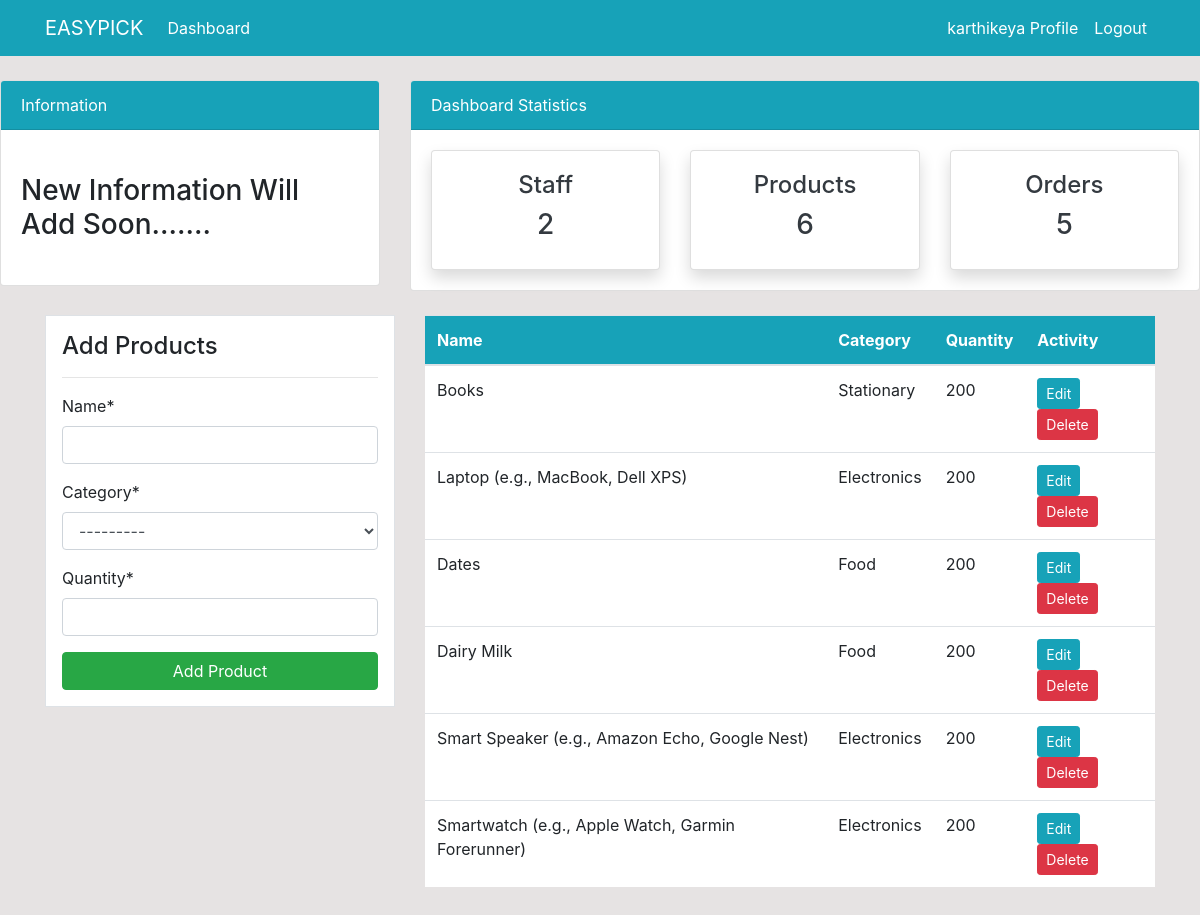
The app's page /product/ (signed in) with its own data.
### dashboard/models.py (models this page shows, shortened)
class Product(models.Model):
    name = models.CharField(max_length=100, null=True)
    quantity = models.PositiveIntegerField(null=True)
    category = models.CharField(max_length=20, choices=CATEGORY, null=True)
    class Meta:
        verbose_name_plural = 'Product'

### dashboard/views.py (the view)
# urls.py: path('product/',views.product, name='dashboard-product'),
@login_required
def product(request):
    items = Product.objects.all() # using ORM
    product_count = items.count()
    workers_count = User.objects.all().count()
    orders_count = Order.objects.all().count()
    if request.method == 'POST':
        form = ProductForm(request.POST)
        if form.is_valid():
            form.save()
            product_name = form.cleaned_data.get('name')
            messages.success(request, f'{product_name} has been added')
            return redirect('dashboard-product')
    else:
        form = ProductForm()
    context = {
        'items': items,
        'form': form,
        'workers_count': workers_count,
        'orders_count': orders_count,
        'product_count': product_count
    }
    return render(request, 'dashboard/product.html',context)

### dashboard/forms.py
class ProductForm(forms.ModelForm):
    class Meta:
        model = Product
        fields = ['name', 'category' ,'quantity']

### templates/dashboard/product.html (shortened to what this page needs)
{% extends 'partials/base.html' %}
{% load crispy_forms_tags %}
{% block content %}
{%  include 'partials/topside.html' %}
 <div class="container">
    <div class="row my-4">
        <div class="col-md-4">
            <div class="border bg-white p-3">
                <h4>Add Products</h4>
                <hr>
                <form method="POST">
                   {{ form|crispy }}
                    <input class="btn btn-success btn-block" type="submit" value="Add Product">
                </form>
            </div>
        </div>
        <div class="col-md-8">
            <table class="table bg-white">
                <thead class="bg-info">
                    <tr class="text-white">
                        <th scope="col">Name</th>
                        <th scope="col">Category</th>
                        <th scope="col">Quantity</th>
                        <th scope="col">Activity</th>
                    </tr>
                </thead>
                <tbody>
                    {% for item in items %}
                    <tr>
                        <td>{{ item.name}}</td>
                        <td>{{ item.category }}</td>
                        <td>{{ item.quantity }}</td>
                        <td>
                            <a class="btn btn-info btn-sm" href="{%url 'dashboard-product-update' item.id %}">Edit</a>
                            <a class="btn btn-danger btn-sm" href="{%url 'dashboard-product-delete' item.id %}">Delete</a>
                        </td>
                    </tr>
                    {% endfor %}
                </tbody>
            </table>
        </div>
    </div>
</div>
{% endblock %}

### templates/partials/base.html (shortened to what this page needs)
{% load static %}
<!doctype html>
<html lang="en">
  <head>
    <link rel="stylesheet" href="https://cdn.jsdelivr.net/npm/bootstrap@4.6.2/dist/css/bootstrap.min.css">
      <link rel="stylesheet" href="{% static '/style.css' %}">
  </head>
  <body>
    {% include 'partials/nav.html' %}
    {% block content %}
    {% endblock %}
  </body>
</html>

### templates/partials/nav.html (shortened to what this page needs)
<nav class = "navbar navbar-expand-lg navbar-info bg-info">
    {% if user.is_authenticated %}
    <div class="container">
        <a class="navbar-brand text-white" href="{% url 'dashboard-index' %}">EASYPICK</a>
        <div class = "collapse navbar-collapse" id="navbarSupportedcontent">
            <ul class="navbar-nav mr-auto">
                <li class = "nav-item active">
                    <a class ="nav-link text-white" href="{% url 'dashboard-index' %}">Dashboard<span class ="sr-only">(current)</span></a>
                </li>
            </ul>
            <ul class = "navbar-nav ml-auto">
                <li class ="nav-item active">
                    <a class="nav-link text-white" href="{% url 'user-profile' %}">{{user.username}} Profile<span class="sr-only">(current)</span></a>
                </li>
                <li class="nav-item">
                    <a class="nav-link text-white" href="{% url 'user-logout' %}">Logout</a>
                </li>
            </ul>
            {% endif %}
        </div>
    </div>
</nav>

### templates/partials/topside.html (shortened to what this page needs)
<div class="row">
    <div class="col-md-4 mt-4">
        <div class="card">
            <div class="card-header bg-info text-white">
                Information
            </div>
            <div class="card-body">
                <marquee behavior="" direction="">
                    <h3 class="my-4">New Information Will Add Soon.......</h3>
                </marquee>
            </div>
        </div>
    </div>
    <div class="col-md-8 mt-4">
        <div class="card">
            <div class="card-header bg-info text-white">
                Dashboard Statistics
            </div>
            <div class="card-body">
                <div class="row">
                    <div class="col-md-4">
                        <a class="text-decoration-none text-dark" href="{% url 'dashboard-staff' %}">
                            <div class= "card my-card shadow">
                                <div class="card-body text-center">
                                    <h4>Staff </h4>
                                    <h3>{{ workers_count}}</h3>
                                </div>
                            </div>
                        </a>
                    </div>
                    <div class="col-md-4">
                        <a class="text-decoration-none text-dark" href="{% url 'dashboard-product' %}">
                            <div class="card my-card shadow">
                                <div class="card-body text-center">
                                    <h4>Products </h4>
                                    <h3>{{ product_count }}</h3>
                                </div>
                            </div>
                        </a>
                    </div>
                    <div class="col-md-4">
                        <a class="text-decoration-none text-dark" href="{% url 'dashboard-order' %}">
                            <div class="card my-card shadow">
                                <div class="card-body text-center">
                                    <h4>Orders </h4>
                                    <h3>{{orders_count}}</h3>
                                </div>
                            </div>
                        </a>
                    </div>
                </div>
            </div>
        </div>
    </div>
</div>

### static/style.css (style rules this page uses)
body { background: rgb(230, 227, 227); }

### records on screen
Product: name "Books", category "Stationary", quantity "200"
Product: name "Laptop (e.g., MacBook, Dell XPS)", category "Electronics", quantity "200"
Product: name "Dates", category "Food", quantity "200"
Product: name "Dairy Milk", category "Food", quantity "200"
Product: name "Smart Speaker (e.g., Amazon Echo, Google Nest)", category "Electronics", quantity "200"
Product: name "Smartwatch (e.g., Apple Watch, Garmin Forerunner)", category "Electronics", quantity "200"

### other values on screen
{{ user.username }} "karthikeya"
{{ workers_count }} "2"
{{ product_count }} "6"
{{ orders_count }} "5"
